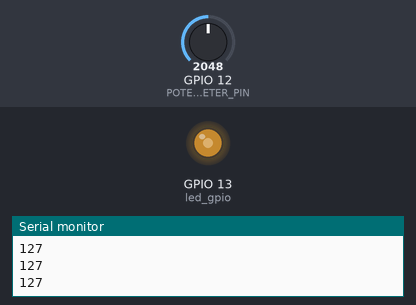
A sketch run on a simulated ESP32. On the bench: output pins drawn as LEDs (lit = HIGH), the last lines printed to the serial monitor. Inputs (shaded band) come from the test bench; at power-on: GPIO 12 (POTENTIOMETER_PIN) = 2048.

Above: at 1.2 s.
1.3 s: GPIO 12 (POTENTIOMETER_PIN) set to 2866
At 1.7 s:
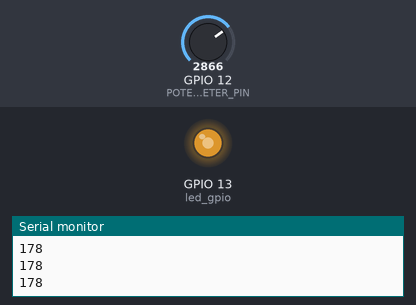
2.8 s: GPIO 12 (POTENTIOMETER_PIN) set to 3603
At 3.9 s:
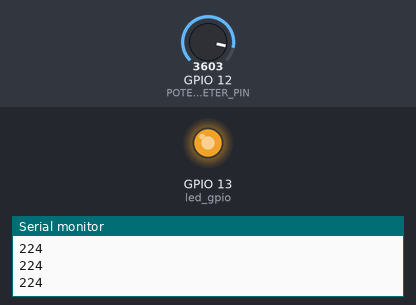
4.3 s: GPIO 12 (POTENTIOMETER_PIN) set to 491
At 4.9 s:
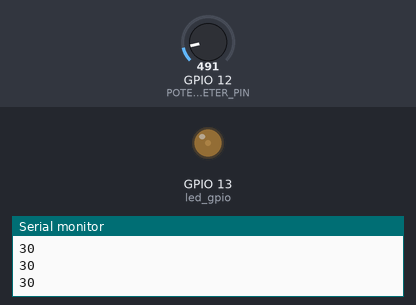
5.8 s: GPIO 12 (POTENTIOMETER_PIN) set to 0
At 7.0 s:
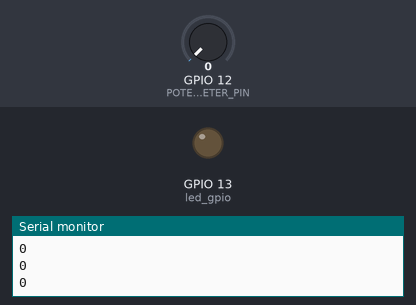
7.3 s: GPIO 12 (POTENTIOMETER_PIN) set to 2047
At 8.1 s:
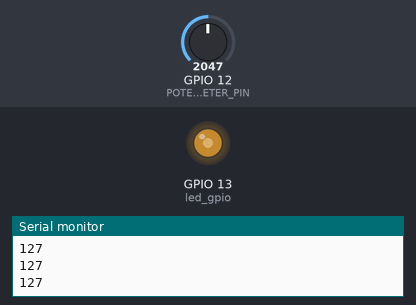
Timing chart, 0 to 9.8 s (numbered marks = the images above; inputs shaded):
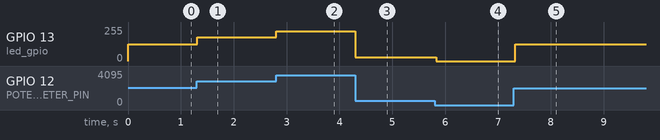

The sketch:

brightness_control.ino
```cpp
#define POTENTIOMETER_PIN 12

const byte led_gpio= 13;

void setup() {
  // put your setup code here, to run once:
  Serial.begin(9600);
  pinMode(POTENTIOMETER_PIN, INPUT);
  ledcAttachPin(led_gpio, 0);
  ledcSetup(0,4000,8);
}

void loop() {
  // put your main code here, to run repeatedly:
  int analogVal= analogRead(POTENTIOMETER_PIN);
  int brightness= map(analogVal, 0, 4095, 0,255);
  ledcWrite(0, brightness);
  Serial.println(brightness);
  delay(31);
}
```

Measured:
- after the input at 1.3 s, GPIO 13 (led_gpio): 127/255 → 177/255 at once
- after the input at 2.8 s, GPIO 13 (led_gpio): 177/255 → 223/255 at once
- after the input at 4.3 s, GPIO 13 (led_gpio): 223/255 → 30/255 at once
- after the input at 5.8 s, GPIO 13 (led_gpio): 30/255 → 0/255 at once
- after the input at 7.3 s, GPIO 13 (led_gpio): 0/255 → 127/255 at once
